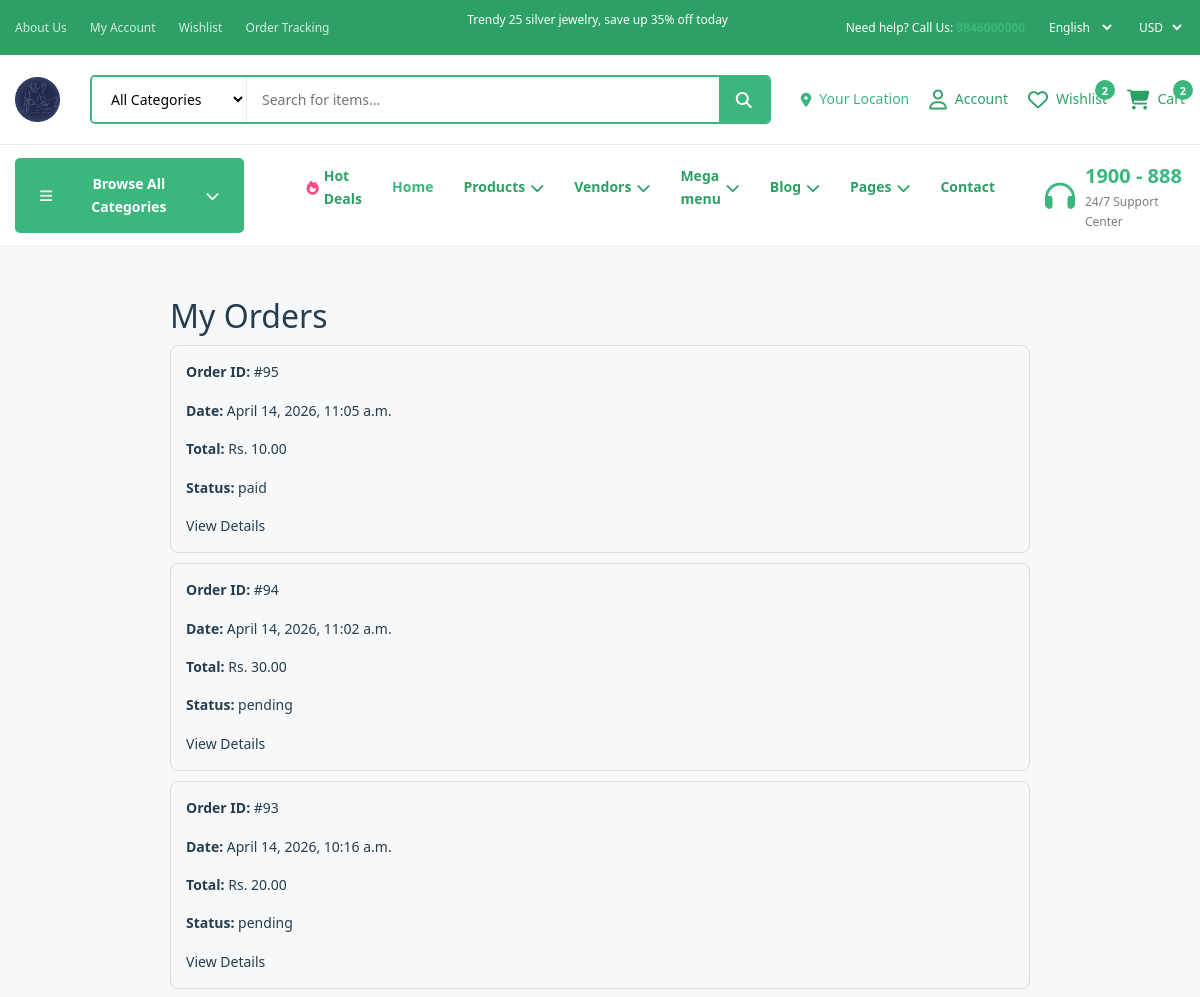
Before: /my-orders/ (signed in, upper part) with the older database file.
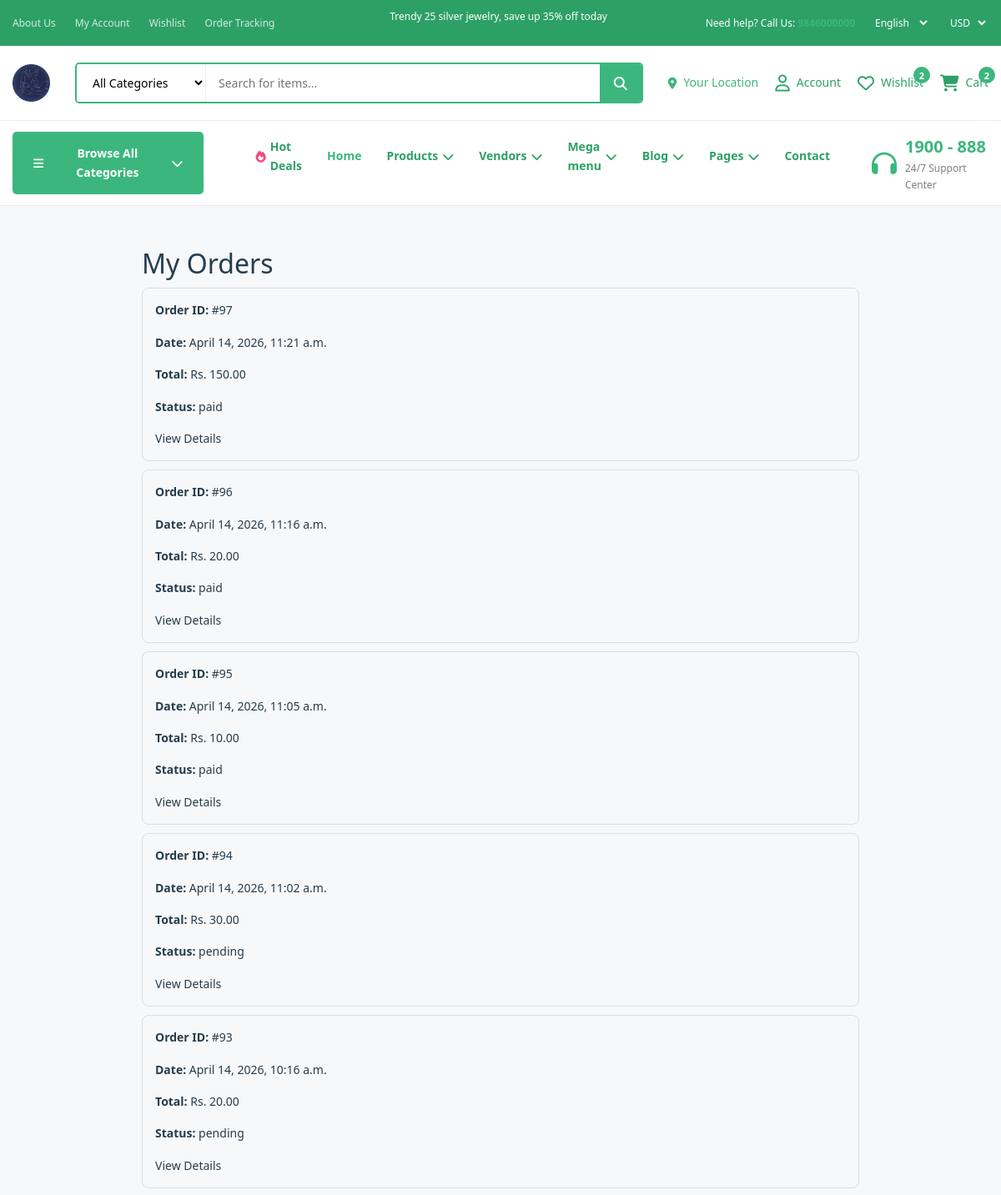
After: the same page with the newer database file.
### core/models.py (models this page shows, shortened)
class Order(models.Model):
    user = models.ForeignKey(User, on_delete=models.CASCADE)
    full_name = models.CharField(max_length=100)
    address = models.TextField()
    phone = models.CharField(max_length=20)
    total_price = models.DecimalField(max_digits=10, decimal_places=2, default=0)
    payment_status = models.CharField(
    max_length=20,
    choices=(
        ('pending', 'Pending'),
        ('paid', 'Paid'),
        ('failed', 'Failed'),
    ),
    default='pending'
)
    paid_status = models.BooleanField(default=False)
    created_at = models.DateTimeField(auto_now_add=True)

### core/views.py (the view)
# urls.py: path("my-orders/", views.my_orders, name="my_orders"),
@login_required
def my_orders(request):
    orders = Order.objects.filter(user=request.user).order_by('-created_at')
    return render(request, "core/my_orders.html", {
        "orders": orders
    })

### core/templates/core/my_orders.html (shortened to what this page needs)
{% extends 'base.html' %}
{% block content %}
<div style="max-width:900px; margin:auto; padding:20px;">
    <h2>My Orders</h2>
    {% if orders %}
        {% for order in orders %}
        <div style="border:1px solid #ddd; padding:15px; margin:10px 0; border-radius:8px;">
            <p><strong>Order ID:</strong> #{{ order.id }}</p>
            <p><strong>Date:</strong> {{ order.created_at }}</p>
            <p><strong>Total:</strong> Rs. {{ order.total_price }}</p>
            <p><strong>Status:</strong> {{ order.payment_status }}</p>
            <a href="{% url 'core:order_detail' order.id %}">
                View Details
            </a>
        </div>
        {% endfor %}
    {% else %}
        <p>No orders found.</p>
    {% endif %}
</div>
{% endblock %}

Changed rows visible on the page:
added Order: id "97", created_at "April 14, 2026, 11:21 a.m.", total_price "150.00", payment_status "paid"
added Order: id "96", created_at "April 14, 2026, 11:16 a.m.", total_price "20.00", payment_status "paid"
